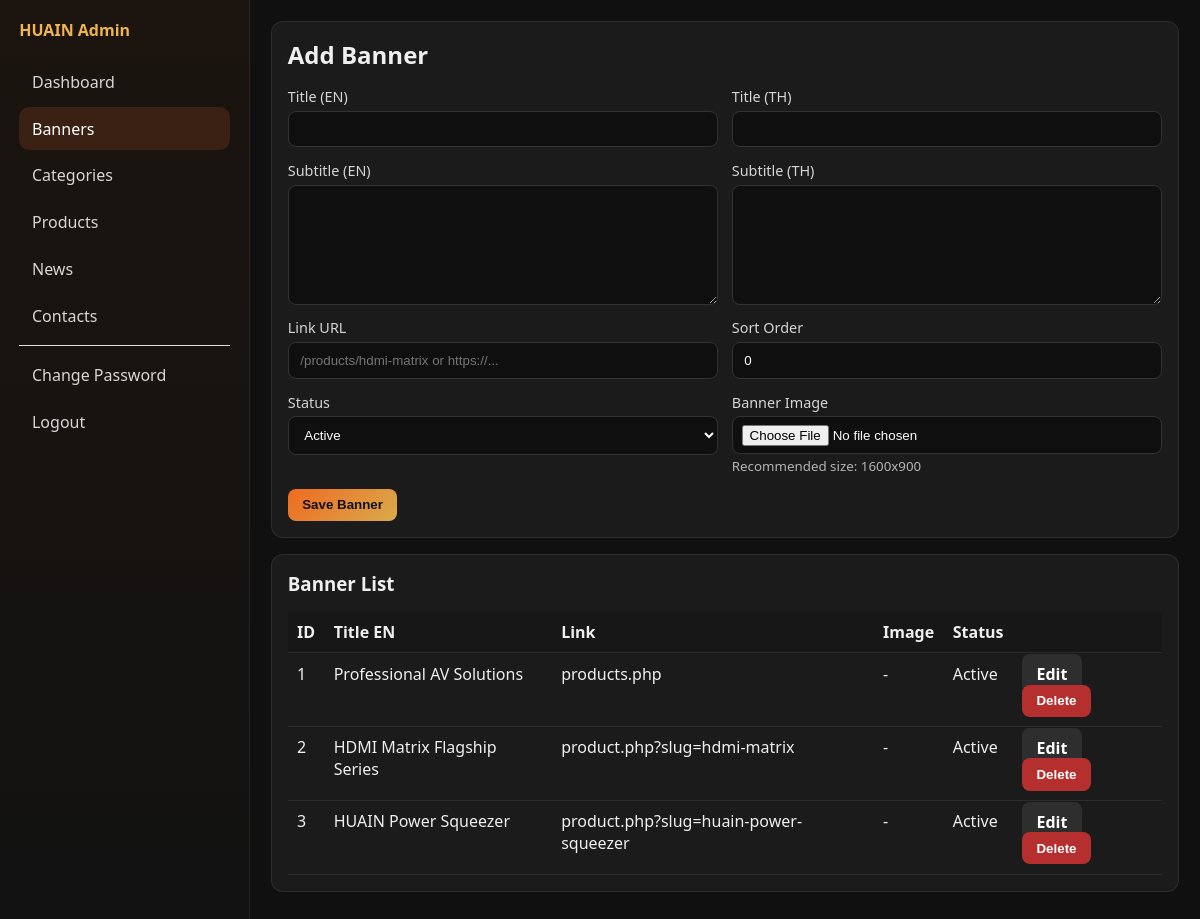
The page /admin/banners.php (signed in) on the database as committed earlier.
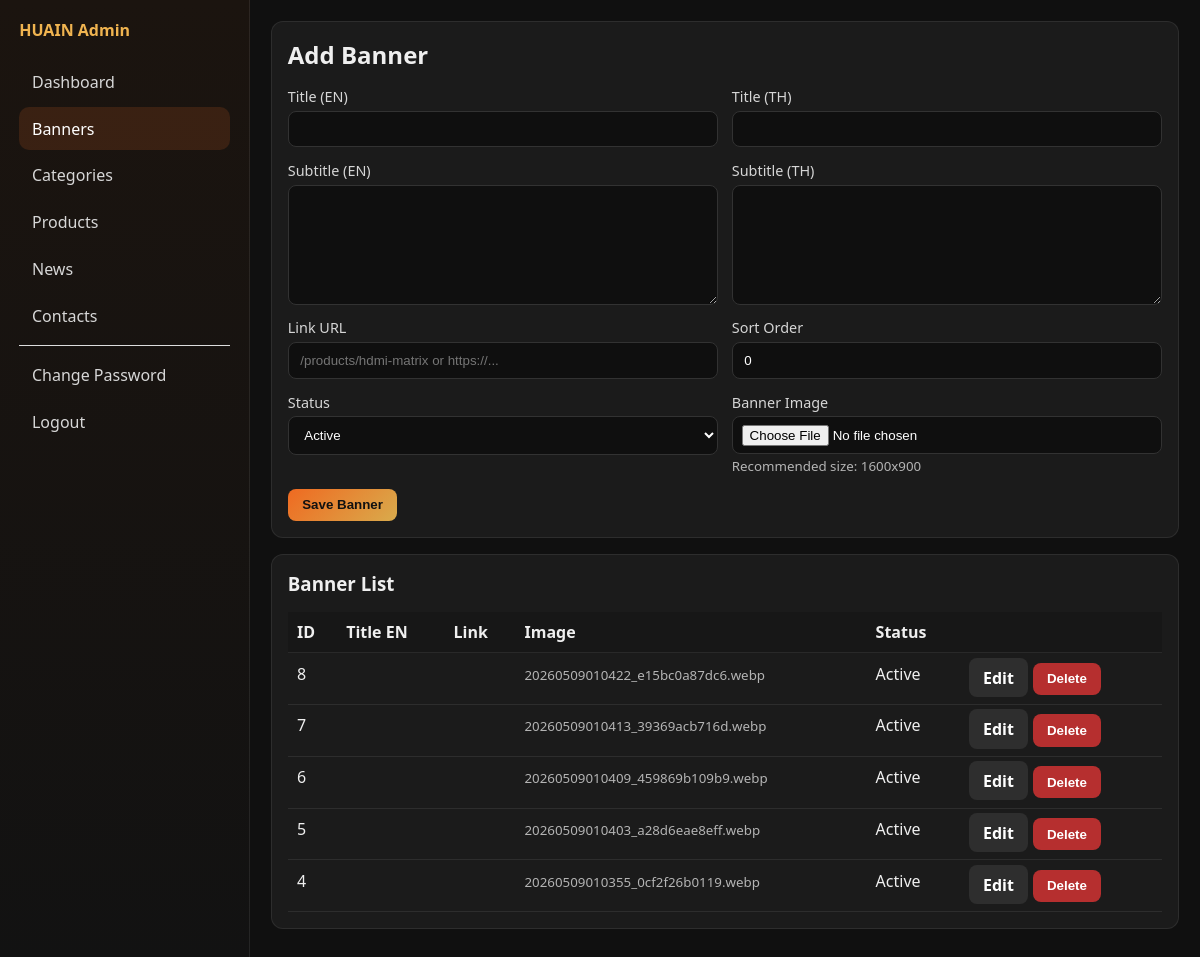
The same page on the database as committed later.
### tables this page shows
CREATE TABLE `banners` (
  `id` int(11) NOT NULL AUTO_INCREMENT,
  `title_en` varchar(255) DEFAULT NULL,
  `title_th` varchar(255) DEFAULT NULL,
  `subtitle_en` text DEFAULT NULL,
  `subtitle_th` text DEFAULT NULL,
  `image` varchar(255) DEFAULT NULL,
  `link_url` varchar(255) DEFAULT NULL,
  `sort_order` int(11) DEFAULT 0,
  `status` tinyint(4) DEFAULT 1,
  `created_at` timestamp NOT NULL DEFAULT current_timestamp(),
  PRIMARY KEY (`id`)
);

### includes/functions.php (called while the page is built, shortened)
<?php
function e($value)
{
    return htmlspecialchars((string) $value, ENT_QUOTES, 'UTF-8');
}

### admin/banners.php (the view, shortened to what this page needs)
<?php
require_once __DIR__ . '/auth.php';
$adminPage = 'banners';
$editing = null;
$rows = $pdo->query('SELECT * FROM banners ORDER BY sort_order ASC, id DESC')->fetchAll();
include __DIR__ . '/partials/header.php';
?>
<div class="panel">
    <h2><?= $editing ? 'Edit Banner' : 'Add Banner' ?></h2>
    <form method="post" enctype="multipart/form-data">
        <div class="grid-2">
            <div>
                <label>Title (EN)</label>
                <input type="text" name="title_en" value="<?= e($editing['title_en'] ?? '') ?>">
            </div>
            <div>
                <label>Title (TH)</label>
                <input type="text" name="title_th" value="<?= e($editing['title_th'] ?? '') ?>">
            </div>
            <div>
                <label>Subtitle (EN)</label>
                <textarea name="subtitle_en"><?= e($editing['subtitle_en'] ?? '') ?></textarea>
            </div>
            <div>
                <label>Subtitle (TH)</label>
                <textarea name="subtitle_th"><?= e($editing['subtitle_th'] ?? '') ?></textarea>
            </div>
            <div>
                <label>Link URL</label>
                <input type="text" name="link_url" value="<?= e($editing['link_url'] ?? '') ?>" placeholder="/products/hdmi-matrix or https://...">
            </div>
            <div>
                <label>Sort Order</label>
                <input type="number" name="sort_order" value="<?= (int) ($editing['sort_order'] ?? 0) ?>">
            </div>
            <div>
                <label>Status</label>
                <select name="status">
                    <option value="1" <?= (int) ($editing['status'] ?? 1) === 1 ? 'selected' : '' ?>>Active</option>
                </select>
            </div>
            <div>
                <label>Banner Image</label>
                <input type="file" name="image" accept=".jpg,.jpeg,.png,.webp">
                <small>Recommended size: 1600x900</small>
            </div>
        </div>
        <div style="margin-top:0.8rem;">
            <button class="btn btn-primary" type="submit">Save Banner</button>
        </div>
    </form>
</div>
<div class="panel">
    <h3>Banner List</h3>
    <table>
        <thead>
            <tr>
                <th>ID</th>
                <th>Title EN</th>
                <th>Link</th>
                <th>Image</th>
                <th>Status</th>
                <th></th>
            </tr>
        </thead>
        <tbody>
            <?php foreach ($rows as $row): ?>
                <tr>
                    <td><?= (int) $row['id'] ?></td>
                    <td><?= e($row['title_en']) ?></td>
                    <td><?= e($row['link_url']) ?></td>
                    <td><?= $row['image'] ? '<small>' . e($row['image']) . '</small>' : '-' ?></td>
                    <td><?= (int) $row['status'] === 1 ? 'Active' : 'Inactive' ?></td>
                    <td>
                        <a class="btn btn-muted" href="banners.php?edit=<?= (int) $row['id'] ?>">Edit</a>
                        <form method="post" style="display:inline;" onsubmit="return confirm('Delete this banner?');">
                            <button class="btn btn-danger" type="submit">Delete</button>
                        </form>
                    </td>
                </tr>
            <?php endforeach; ?>
        </tbody>
    </table>
</div>
<?php include __DIR__ . '/partials/footer.php';

### admin/partials/header.php (shortened to what this page needs)
<?php
$adminPage = $adminPage ?? 'dashboard';
?>
<!doctype html>
<html lang="en">
<head>
    <link rel="stylesheet" href="../assets/css/admin.css">
</head>
<body>
<div class="admin-shell">
    <aside class="admin-side">
        <h4>HUAIN Admin</h4>
        <a class="<?= $adminPage === 'dashboard' ? 'active' : '' ?>" href="dashboard.php">Dashboard</a>
        <a class="<?= $adminPage === 'banners' ? 'active' : '' ?>" href="banners.php">Banners</a>
        <a class="<?= $adminPage === 'categories' ? 'active' : '' ?>" href="categories.php">Categories</a>
        <a class="<?= $adminPage === 'products' ? 'active' : '' ?>" href="products.php">Products</a>
        <a class="<?= $adminPage === 'news' ? 'active' : '' ?>" href="news.php">News</a>
        <a class="<?= $adminPage === 'contacts' ? 'active' : '' ?>" href="contacts.php">Contacts</a>
        <hr style="margin: 0.5rem 0; border: none; border-top: 1px solid #ddd;">
        <a class="<?= $adminPage === 'change-password' ? 'active' : '' ?>" href="change-password.php">Change Password</a>
        <a href="logout.php">Logout</a>
    </aside>
    <main class="admin-main">

### admin/partials/footer.php
    </main>
</div>
</body>
</html>

### assets/css/admin.css (style rules this page uses)
body { margin: 0; background: #101010; color: #efefef; font-family: 'Segoe UI', Tahoma, Geneva, Verdana, sans-serif; }
* { box-sizing: border-box; }
a { text-decoration: none; color: inherit; }
.admin-shell { display: grid; grid-template-columns: 250px 1fr; min-height: 100vh; }
.admin-side { background: linear-gradient(180deg, #1b140f, #121212); border-right: 1px solid rgba(255, 255, 255, 0.08); padding: 1.2rem; }
.admin-side h4 { margin: 0 0 1.2rem; color: #f0b450; }
.admin-side a { display: block; padding: 0.65rem 0.8rem; border-radius: 10px; margin-bottom: 0.25rem; color: #d7d7d7; }
.admin-side a.active, .admin-side a:hover { background: rgba(239, 106, 33, 0.15); color: #fff; }
.admin-main { padding: 1.3rem; }
.panel { background: #1b1b1b; border: 1px solid rgba(255, 255, 255, 0.08); border-radius: 12px; padding: 1rem; margin-bottom: 1rem; }
.panel h2, .panel h3 { margin-top: 0; margin-bottom: 1rem; }
label { display: block; margin-bottom: 0.3rem; font-size: 0.9rem; color: #d6d6d6; }
input, textarea, select { width: 100%; max-width: 100%; display: block; background: #0f0f0f; color: #fff; border: 1px solid #323232; border-radius: 8px; padding: 0.62rem 0.72rem; }
input[type="file"] { padding: 0.45rem 0.55rem; overflow: hidden; }
textarea { min-height: 120px; }
.btn { border: 0; padding: 0.54rem 0.9rem; border-radius: 8px; cursor: pointer; font-weight: 600; }
.btn-primary { background: linear-gradient(135deg, #ef6a21, #d9ab4c); color: #111; }
.btn-danger { background: #b62f2f; color: #fff; }
.btn-muted { background: #2e2e2e; color: #fff; }
.grid-2 { display: grid; grid-template-columns: 1fr 1fr; gap: 0.85rem; align-items: start; }
.grid-2 > div { min-width: 0; }
.grid-2 textarea { resize: vertical; }
table { width: 100%; border-collapse: collapse; min-width: 760px; }
th, td { border-bottom: 1px solid rgba(255, 255, 255, 0.08); padding: 0.58rem; text-align: left; vertical-align: top; }
th { background: #171717; white-space: nowrap; }
small { color: #b4b4b4; }

Rows that differ between the two databases and show on the page:
removed banners: id "1", title_en "Professional AV Solutions", link_url "products.php", status "Active"
removed banners: id "2", title_en "HDMI Matrix Flagship Series", link_url "product.php?slug=hdmi-matrix", status "Active"
removed banners: id "3", title_en "HUAIN Power Squeezer", link_url "product.php?slug=huain-power-squeezer", status "Active"
added banners: id "8", image "20260509010422_e15bc0a87dc6.webp", status "Active"
added banners: id "7", image "20260509010413_39369acb716d.webp", status "Active"
added banners: id "6", image "20260509010409_459869b109b9.webp", status "Active"
added banners: id "5", image "20260509010403_a28d6eae8eff.webp", status "Active"
added banners: id "4", image "20260509010355_0cf2f26b0119.webp", status "Active"
